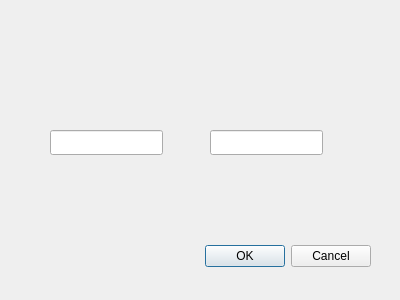
<?xml version="1.0" encoding="UTF-8"?>
<ui version="4.0">
 <class>DialogInsertObject</class>
 <widget class="QDialog" name="DialogInsertObject">
  <property name="geometry">
   <rect>
    <x>0</x>
    <y>0</y>
    <width>400</width>
    <height>300</height>
   </rect>
  </property>
  <property name="windowTitle">
   <string>Dialog</string>
  </property>
  <widget class="QDialogButtonBox" name="buttonBox">
   <property name="geometry">
    <rect>
     <x>30</x>
     <y>240</y>
     <width>341</width>
     <height>32</height>
    </rect>
   </property>
   <property name="orientation">
    <enum>Qt::Horizontal</enum>
   </property>
   <property name="standardButtons">
    <set>QDialogButtonBox::Cancel|QDialogButtonBox::Ok</set>
   </property>
  </widget>
  <widget class="QLineEdit" name="key">
   <property name="geometry">
    <rect>
     <x>50</x>
     <y>130</y>
     <width>113</width>
     <height>25</height>
    </rect>
   </property>
  </widget>
  <widget class="QLineEdit" name="value">
   <property name="geometry">
    <rect>
     <x>210</x>
     <y>130</y>
     <width>113</width>
     <height>25</height>
    </rect>
   </property>
  </widget>
 </widget>
 <resources/>
 <connections>
  <connection>
   <sender>buttonBox</sender>
   <signal>accepted()</signal>
   <receiver>DialogInsertObject</receiver>
   <slot>accept()</slot>
   <hints>
    <hint type="sourcelabel">
     <x>248</x>
     <y>254</y>
    </hint>
    <hint type="destinationlabel">
     <x>157</x>
     <y>274</y>
    </hint>
   </hints>
  </connection>
  <connection>
   <sender>buttonBox</sender>
   <signal>rejected()</signal>
   <receiver>DialogInsertObject</receiver>
   <slot>reject()</slot>
   <hints>
    <hint type="sourcelabel">
     <x>316</x>
     <y>260</y>
    </hint>
    <hint type="destinationlabel">
     <x>286</x>
     <y>274</y>
    </hint>
   </hints>
  </connection>
 </connections>
</ui>
